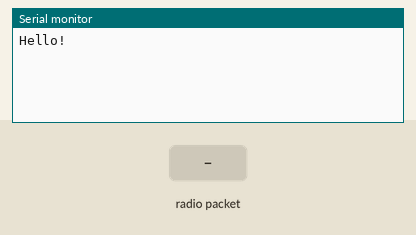
Recording of a sketch running on a simulated Arduino Uno, built with avr-gcc and run on an emulated ATmega328P. Parts: the last lines printed to the serial monitor. Inputs (shaded band) come from the test bench. No radio packets arrive unless stated.

Above: at 1.2 s.
1.3 s: radio packet "1" arrives
At 2.5 s:
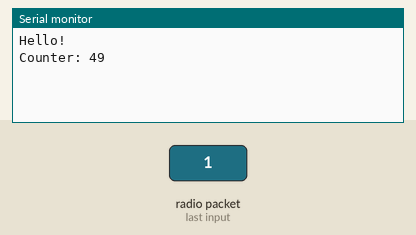
2.8 s: radio packet "0" arrives
At 3.6 s:
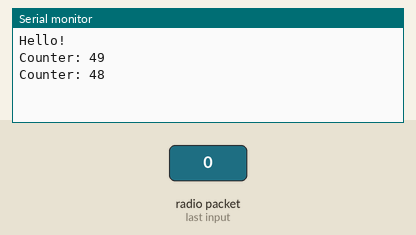
4.3 s: radio packet "2" arrives
At 4.7 s:
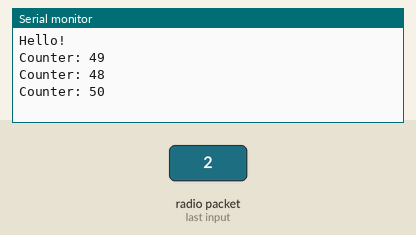

Measured:
- after the input at 1.3 s, the serial monitor: prints a new line at once (image 1)
- after the input at 2.8 s, the serial monitor: prints a new line at once (image 2)
- after the input at 4.3 s, the serial monitor: prints a new line at once (image 3)

The sketch:

RX_IncrementCounter.ino
```cpp
#include <SPI.h>
#include <String.h>
#include <nRF24L01.h>
#include <RF24.h>
#include <RF24_config.h>
#include "pSat.h"

RF24 radio(CE_PIN,CSN_PIN);

void setup(void){
  Serial.begin(57600);
  Serial.println("Hello!");

  psat_InitAntenna(radio, RF24_1MBPS, RF24_PA_HIGH, CHANNEL);

  radio.openReadingPipe(PIPE,addr[PIPE]);
  radio.startListening();
}

void loop(void){
  if(radio.available()){
    bool done = false;
    uint16_t counter;

    while(!done){
      done = radio.read(buf, BUFFER_SIZE);
      counter = (buf[1]<<8 & 0xFF00) + (buf[0] & 0x00FF);

      Serial.print("Counter: "); Serial.println(counter);
    }
  }
}
```

pSat.h
```cpp
#define BUFFER_SIZE  32
#define PIPE         0
#define AUTO_ACK     false
#define CHANNEL      120

#define  CE_PIN   9
#define  CSN_PIN  10

uint8_t  buf[BUFFER_SIZE];

static const uint64_t addr[6] = {
                              0xDEADBEEF00LL,
                              0xABAB555500LL,
                              0xABAB555533LL,
                              0xABAB555566LL,
                              0xABAB555599LL,
                              0xABAB5555CCLL};

void psat_InitAntenna(RF24 rfVar, rf24_datarate_e  Speed, rf24_pa_dbm_e Power, uint8_t Channel){
  rfVar.begin();
  rfVar.setCRCLength(RF24_CRC_16);
  rfVar.setDataRate(Speed);
  rfVar.setPALevel(Power);
  rfVar.setChannel(Channel);
}

void psat_SetPipe(RF24 rfVar, uint8_t pipe){
        rfVar.setPayloadSize(BUFFER_SIZE);
        rfVar.setAutoAck(pipe,AUTO_ACK);
}
```
